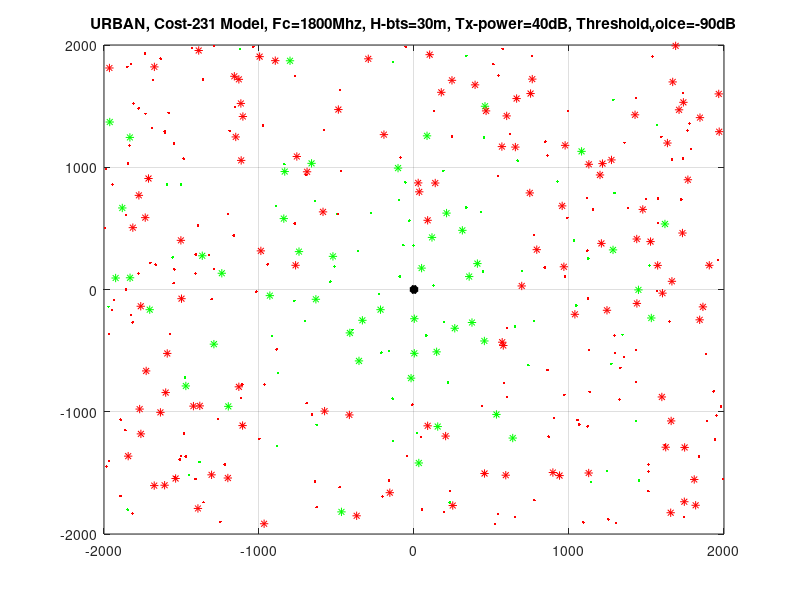
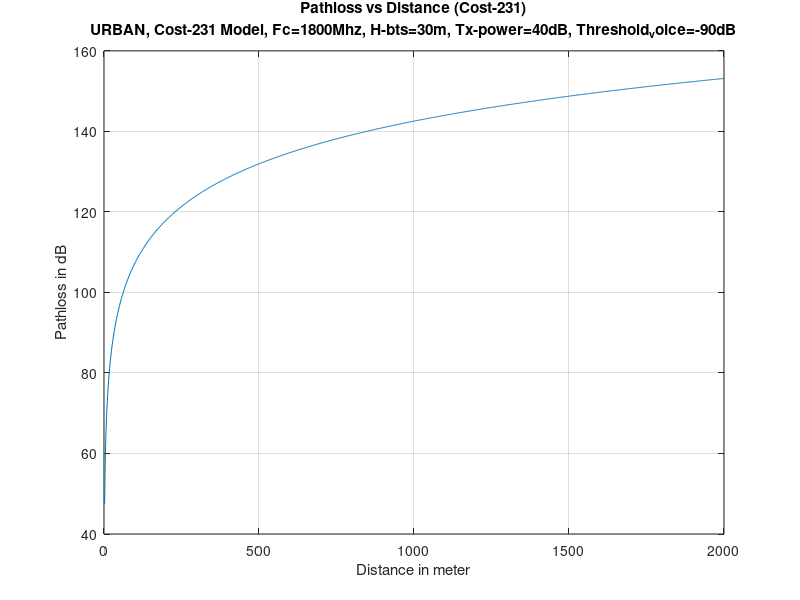
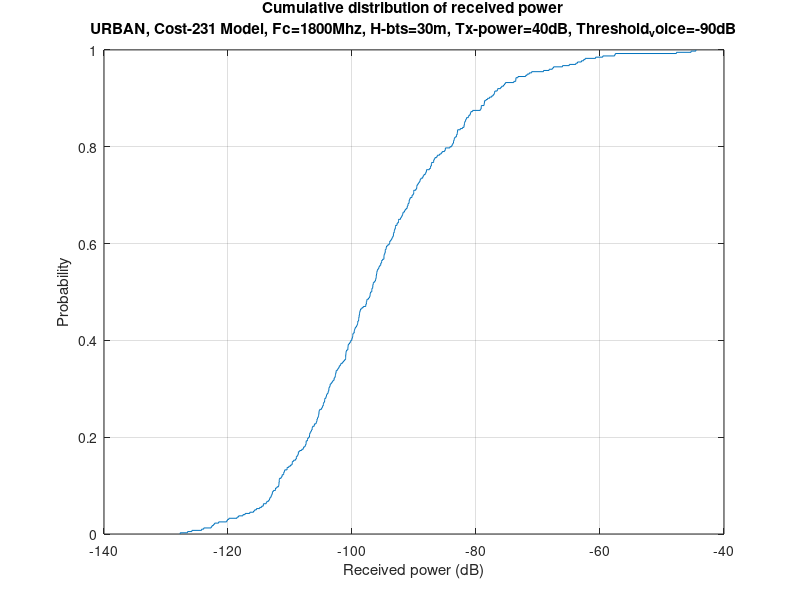

MATLAB code to generate these figures, in order: (Note: this script raises an error after producing the figures.)
clc;
clear variables;
close all;

Fc = 1800; % Carrier freq (Mhz) (for LTE in Turkey: 800, 900, 1800, 2100, 2600(only indoor femtocell) 
Cell_size = 2000; % Micro cell (m)
H_bts = 30; % Height of BTS; http://ftp.tiaonline.org/TR-8/TR-8.18.4/Working/WG4-8.18.4_16-05-039-R6%20LTE%20Transmitter%20Characteristics.pdf
H_ue = 3; % Height of user equipment
UE_density = 100; %Active user density (/km2)
UE_number = floor(UE_density*(Cell_size^2/10^6)); % User equipment (phone, tablet ...) number
Threshold_voice= -90 ; % UE connection Threshold_voice (Db)
Threshold_data= -80 ; % UE connection Threshold_data (Db)
Data_UE_rate = 0.4; % Ratio of data requests by UE
Tx_power = 40; % BTS power (dBm)  
Tx_a_gain = 18; % Antenna gain (dBi) 
Tx_c_loss = 2.5; % Antenna  cable loss (dB)
Rx_body_loss = 3; % Body loss at reviever side (dB) (User Body Loss Study for Popular Smartphones - http://ieeexplore.ieee.org/stamp/stamp.jsp?arnumber=7228963)
Tx_EiRP = Tx_power + Tx_a_gain - Tx_c_loss; % Effective isotropic radiated power (dBm)

%% Create UE positions and their distances
UE_database=zeros(UE_number,5); % Matrix for UE positions other UE related informations
UE_database(:,1) = randi([-Cell_size,Cell_size], 1, UE_number); % Create random UE position X (meter)
UE_database(:,2) = randi([-Cell_size,Cell_size], 1, UE_number); % Create random UE position Y (meter)
UE_database(:,3) = sqrt(UE_database(:,1).^2 + UE_database(:,2).^2); % Calculated distance between UE and BTS (meter)
UE_database(:,5) = rand(UE_number,1) < Data_UE_rate; % User type (1=Data, 0=Voice)

%% Calculate received power by UE matrix
% Cost-231 Model (also known as COST-Hata Model) 
% http://mobilityfirst.winlab.rutgers.edu/~narayan/Course/Wless/Lecture_3_RadioPropagationModel_Sneha.pdf
% Fc limit 1500-2000
ahm = 3.2*(log10(1.75*H_ue))^2 - 4.97; % for large cities
A = 46.3 + 33.9*log10(Fc) - 13.82*log10(H_bts) - ahm; 
B = 44.9 - 6.55*log10(H_bts);
C = 3; % 0 for medium-size city and suburban; 3 for metropolitan centers
Pathloss_formula = A + B*log10(UE_database(:,3)/1000) + C; % (dB) (distance in Km)
Shadowing_eff = normrnd (0,12,[UE_number,1]); % http://morse.colorado.edu/~tlen5510/text/classwebch4.html - https://www.quora.com/Wireless-Communication-How-do-we-simulate-Shadow-Fading-using-Matlab-lognrnd-0-%CF%83-or-normrnd-0-%CF%83
UE_database(:,4) = Tx_EiRP - Pathloss_formula - Shadowing_eff - Rx_body_loss; % Received   power by UE 

%% Draw UE positions and their status on map
Connected_users = find(UE_database(:,4) > Threshold_voice); % Find connected UE_id numbers
figure (1);
    plot(0, 0, '*k', 'LineWidth', 3);%BTS at center
    title(['URBAN, Cost-231 Model, Fc=' num2str(Fc) 'Mhz, H-bts=' num2str(H_bts) 'm, Tx-power=' num2str(Tx_power) 'dB, Threshold_voice=' num2str(Threshold_voice) 'dB'])
    hold on;
    grid on;
    for i=1:UE_number
        if isempty(find(Connected_users==i, 1))% Not Connected
            if UE_database(i,5) %Data 
                plot(UE_database(i,1), UE_database(i,2), '*r'); 
            else %Voice
                plot(UE_database(i,1), UE_database(i,2), '.r');  
            end
            hold on;
        else % Connected
            if UE_database(i,5) %Data 
                plot(UE_database(i,1), UE_database(i,2), '*g');  
            else %Voice
                plot(UE_database(i,1), UE_database(i,2), '.g'); 
            end
            hold on;
        end 
    end

%% Pathloss vs Distance graph for Cost-231 model
figure (2);
    Distance = linspace(0,Cell_size,1000); % 0-2Km, 1K sample
    plot(Distance, A + B*log10(Distance/1000) + C); % Distance in Km
    title({'Pathloss vs Distance (Cost-231)';['URBAN, Cost-231 Model, Fc=' num2str(Fc) 'Mhz, H-bts=' num2str(H_bts) 'm, Tx-power=' num2str(Tx_power) 'dB, Threshold_voice=' num2str(Threshold_voice) 'dB']});
    xlabel('Distance in meter');
    ylabel('Pathloss in dB');
    clear Distance;
    grid on;

%% Cumulative distribution of received power
    figure (3);
        ecdf(UE_database(:,4));
        title({'Cumulative distribution of received power';['URBAN, Cost-231 Model, Fc=' num2str(Fc) 'Mhz, H-bts=' num2str(H_bts) 'm, Tx-power=' num2str(Tx_power) 'dB, Threshold_voice=' num2str(Threshold_voice) 'dB']});
        xlabel('Received power (dB)');
        ylabel('Probability');
        grid on;
        
%% Histogram of received power by UE   
    figure (4);
        histogram(UE_database(:,4));
        title({'Histogram of received power by UE';['URBAN, Cost-231 Model, Fc=' num2str(Fc) 'Mhz, H-bts=' num2str(H_bts) 'm, Tx-power=' num2str(Tx_power) 'dB, Threshold_voice=' num2str(Threshold_voice) 'dB']});
        xlabel('Received power (dB)');
        ylabel('Count');
        grid on;
        
%% Coverage graph
Sample_size = 1000;       
Distance = linspace(0, Cell_size, Sample_size); % 0-2Km, 1K sample
Coverage = zeros(1, Sample_size);
for i=1:1000
    Pathloss_formula = A + B*log10((Distance(i)./1000)*ones(Sample_size, 1)) + C; % Distance in Km; (Sample_size, 1) matrix
    Shadowing_eff = normrnd (0, 12, [Sample_size, 1] ); % (Sample_size, 1) matrix
    Power = Tx_EiRP - Pathloss_formula - Shadowing_eff - Rx_body_loss; % Received power by UE 
    Coverage(i) = length(find(Power > Threshold_voice))/Sample_size; % Find connected UE number
end
clear Power Pathloss_formula Shadowing_eff Sample_size
figure (5);
    plot (Distance, smooth(Coverage)) % Moving average smoothing
    axis([-inf +inf 0 1]) % fix y axis between 0 and 1
    grid on;
    title({'Coverage probability vs Distance';['URBAN, Cost-231 Model, Fc=' num2str(Fc) 'Mhz, H-bts=' num2str(H_bts) 'm, Tx-power=' num2str(Tx_power) 'dB, Threshold_voice=' num2str(Threshold_voice) 'dB']});
    xlabel('Distance (m)');
    ylabel('Probability');